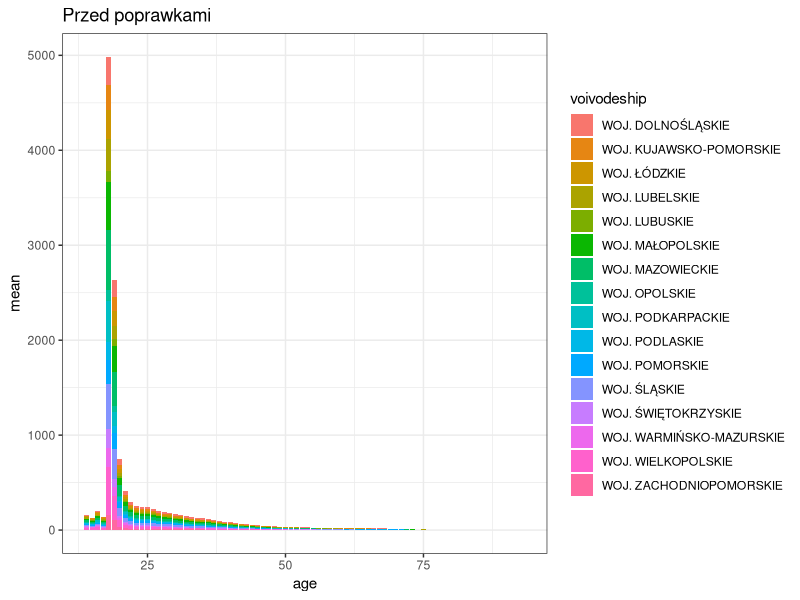
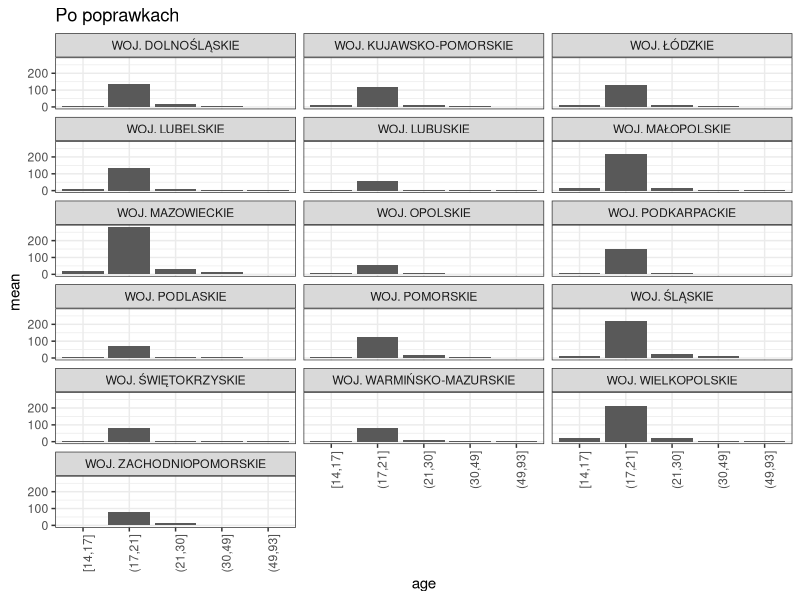
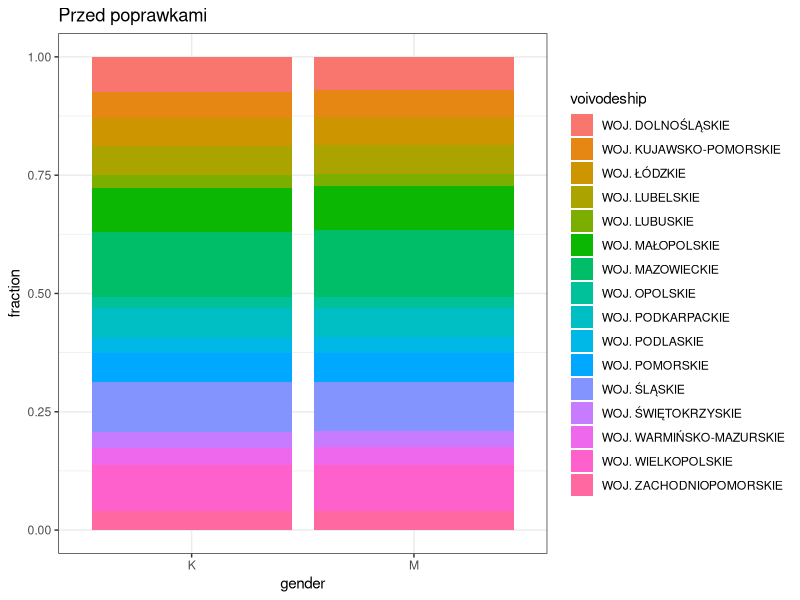
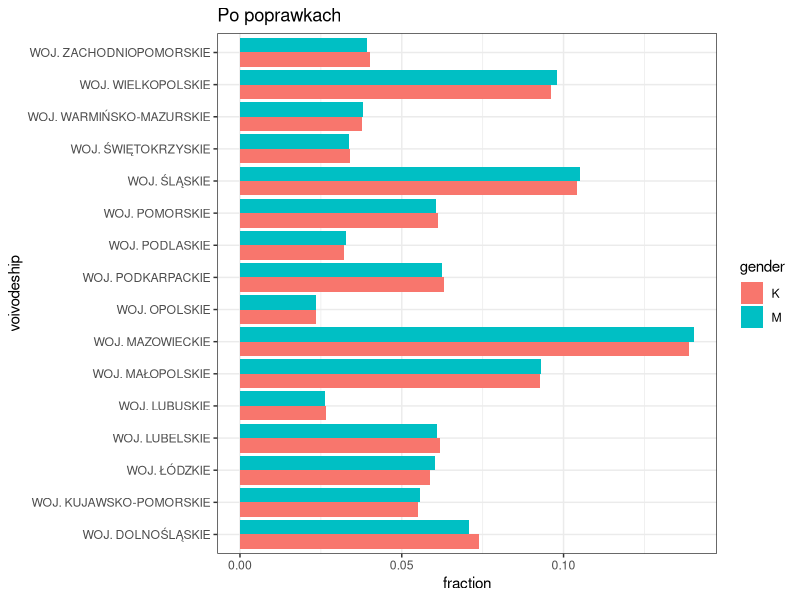
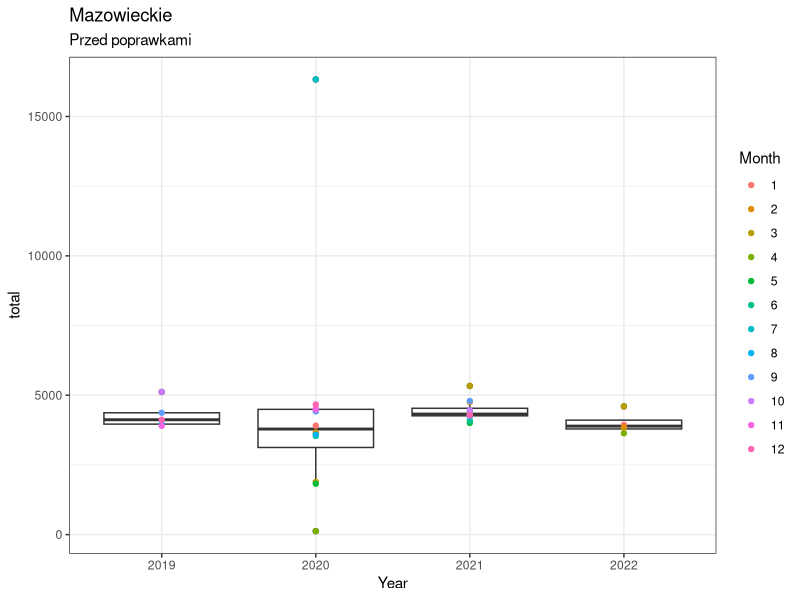
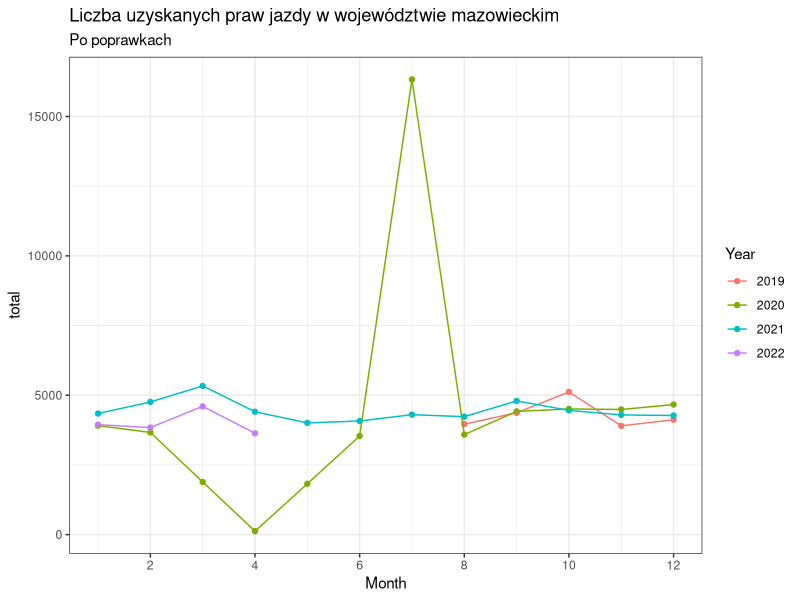
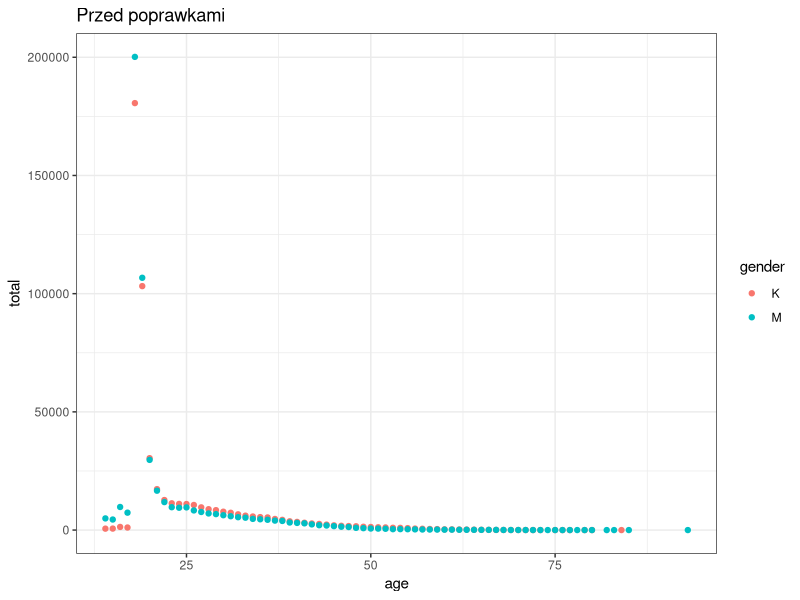
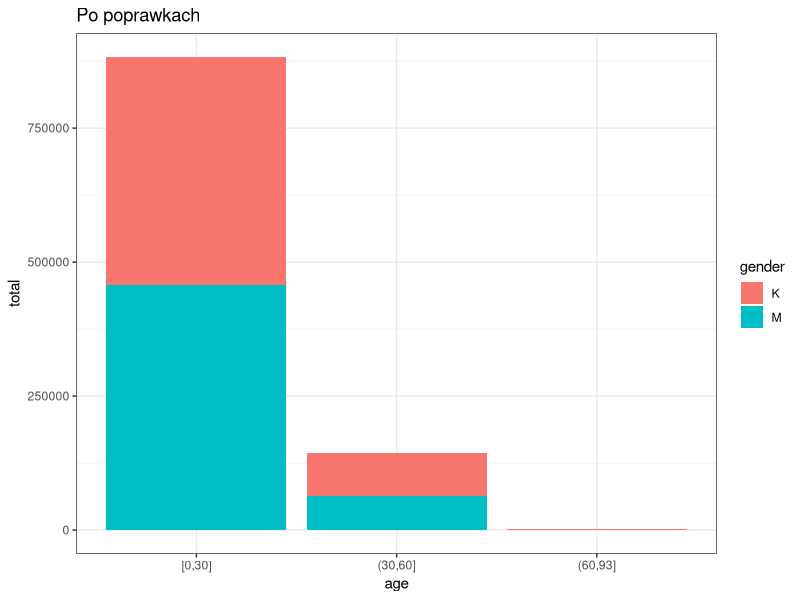

The R script that drew these images, in order: (Note: this script raises an error after producing the figures.)
## ---- chunk 1
knitr::opts_chunk$set(echo = FALSE, warning = FALSE, message = FALSE)
library(dplyr)
library(ggplot2)
library(ggthemes)
theme_set(theme_bw())
## ---- chunk 2
dat <- read.csv("./data/polish-driver-license.csv") 
## ---- chunk 3
group_by(dat, age, voivodeship) %>% 
  summarise(mean = mean(count)) %>% 
  ggplot(aes(x = age, y = mean, fill = voivodeship)) +
  geom_col() +
  ggtitle("Przed poprawkami")
## ---- chunk 4
mutate(dat, age = cut(age, breaks = c(14, 17, 21, 30, 49, max(dat$age)), include.lowest = TRUE)) %>% 
  group_by(age, voivodeship) %>% 
  summarise(mean = mean(count)) %>% 
  ggplot(aes(x = age, y = mean)) +
  geom_col() +
  facet_wrap(~ voivodeship, ncol = 3) +
  ggtitle("Po poprawkach") +
  theme(axis.text.x = element_text(angle = 90))
## ---- chunk 5
group_by(dat, gender, voivodeship) %>% 
  summarise(total = sum(count)) %>% 
  mutate(fraction = total/sum(total)) %>% 
  ggplot(aes(x = gender, y = fraction, fill = voivodeship)) +
  geom_col() +
  ggtitle("Przed poprawkami")
## ---- chunk 6
group_by(dat, gender, voivodeship) %>% 
  summarise(total = sum(count)) %>% 
  mutate(fraction = total/sum(total)) %>% 
  ggplot(aes(x = fraction, y = voivodeship, fill = gender)) +
  geom_col(position = "dodge") +
  ggtitle("Po poprawkach") 
## ---- chunk 7
group_by(dat, month, year, voivodeship) %>% 
  summarise(total = sum(count)) %>% 
  filter(voivodeship == "WOJ. MAZOWIECKIE") %>% 
  ggplot(aes(x = factor(year), y = total)) +
  geom_boxplot() +
  scale_x_discrete("Year") +
  scale_color_discrete("Month") +
  geom_point(aes(color = factor(month))) +
  ggtitle("Mazowieckie", "Przed poprawkami")
## ---- chunk 8
group_by(dat, month, year, voivodeship) %>% 
  summarise(total = sum(count)) %>% 
  filter(voivodeship == "WOJ. MAZOWIECKIE") %>% 
  ggplot(aes(x = month, y = total, color = factor(year))) +
  geom_point() +
  geom_line() +
  scale_x_continuous("Month", breaks = 1L:6*2) +
  scale_color_discrete("Year") +
  ggtitle("Liczba uzyskanych praw jazdy w województwie mazowieckim", "Po poprawkach")
## ---- chunk 9
group_by(dat, gender, age) %>% 
  summarise(total = sum(count)) %>% 
  ggplot(aes(x = age, y = total, color = gender)) +
  geom_point() +
  ggtitle("Przed poprawkami")

## ---- chunk 10
mutate(dat, age = cut(age, breaks = c(0, 30, 60, max(dat$age)), include.lowest = TRUE)) %>% 
  group_by(gender, age) %>% 
  summarise(total = sum(count)) %>% 
  ggplot(aes(x = age, y = total, fill = gender)) +
  geom_col() +
  ggtitle("Po poprawkach") 

## ---- chunk 11
knitr::include_graphics("./img/propozycja 1.jpg")
## ---- chunk 12
group_by(dat, month, age) %>% 
  summarise(total = sum(count)) %>% 
  ggplot(aes(x = month, y = total)) +
  geom_point() + 
  facet_wrap(~ age) +
  theme(axis.text.x = element_text(angle = 90)) +
  ggtitle("Przed poprawkami")
## ---- chunk 13
mutate(dat, age = cut(age, breaks = c(14, 17, 19, 20, 30, max(dat$age)), include.lowest = TRUE)) %>% 
  group_by(month, age) %>% 
  summarise(total = sum(count)) %>% 
  ggplot(aes(x = age, y = total)) +
  geom_col() + 
  facet_wrap(~ month) +
  theme(axis.text.x = element_text(angle = 90)) +
  ggtitle("Po poprawkach")
## ---- chunk 14
group_by(dat, year, gender, voivodeship) %>% 
  summarise(total = sum(count)) %>% 
  ggplot(aes(x = year, y = gender, fill = total)) +
  geom_tile(color = "black") +
  facet_wrap(~ voivodeship) +
  ggtitle("Przed poprawkami")
## ---- chunk 15
group_by(dat, year, gender, voivodeship) %>% 
  summarise(total = sum(count)) %>% 
  ggplot(aes(x = year, y = total, fill = gender)) +
  geom_col(color = "black", position = "dodge") +
  facet_wrap(~ voivodeship, ncol = 3) +
  ggtitle("Po poprawkach")
